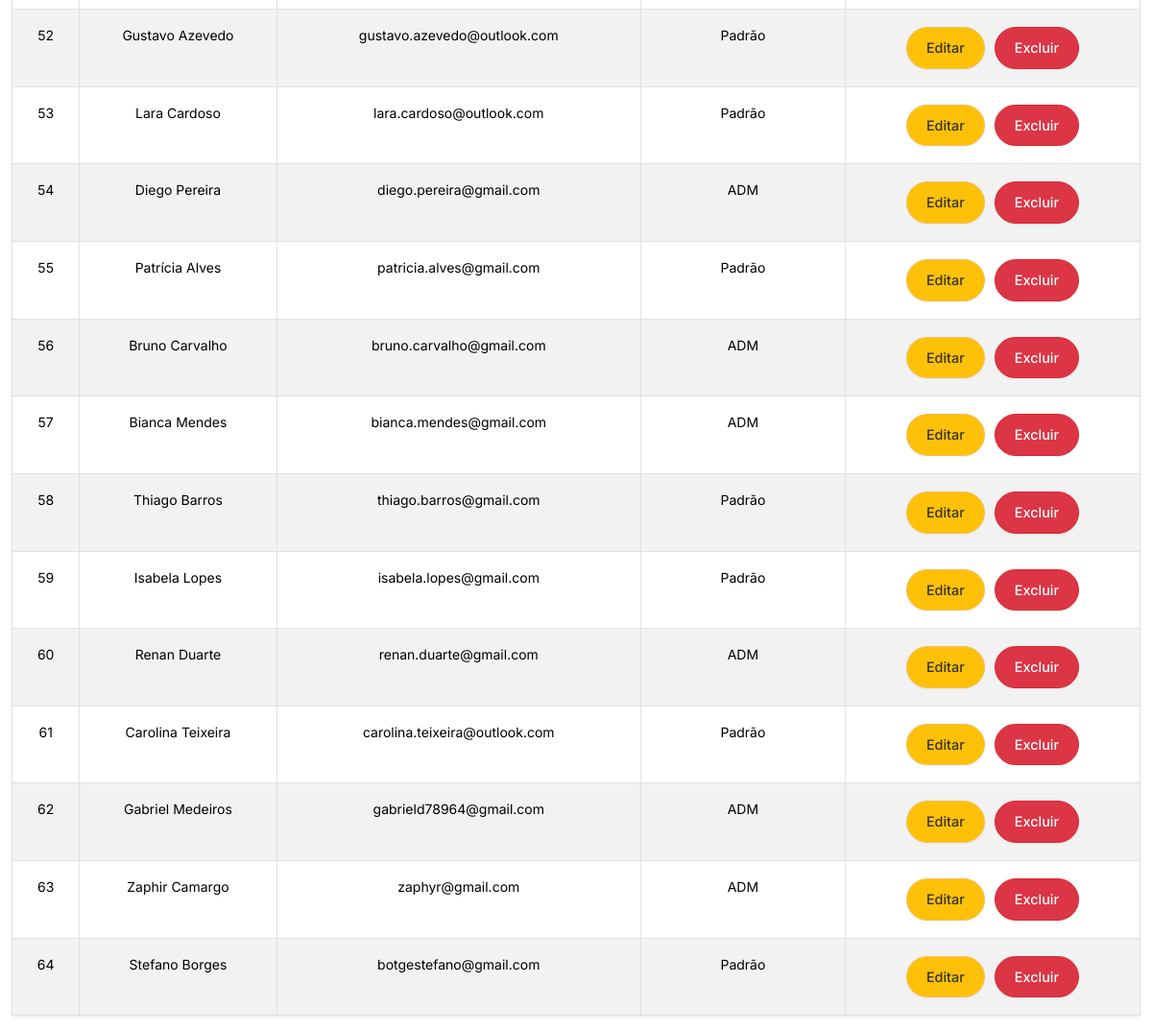
The page /listaUsuarios.php (lower part) on the database as committed earlier.
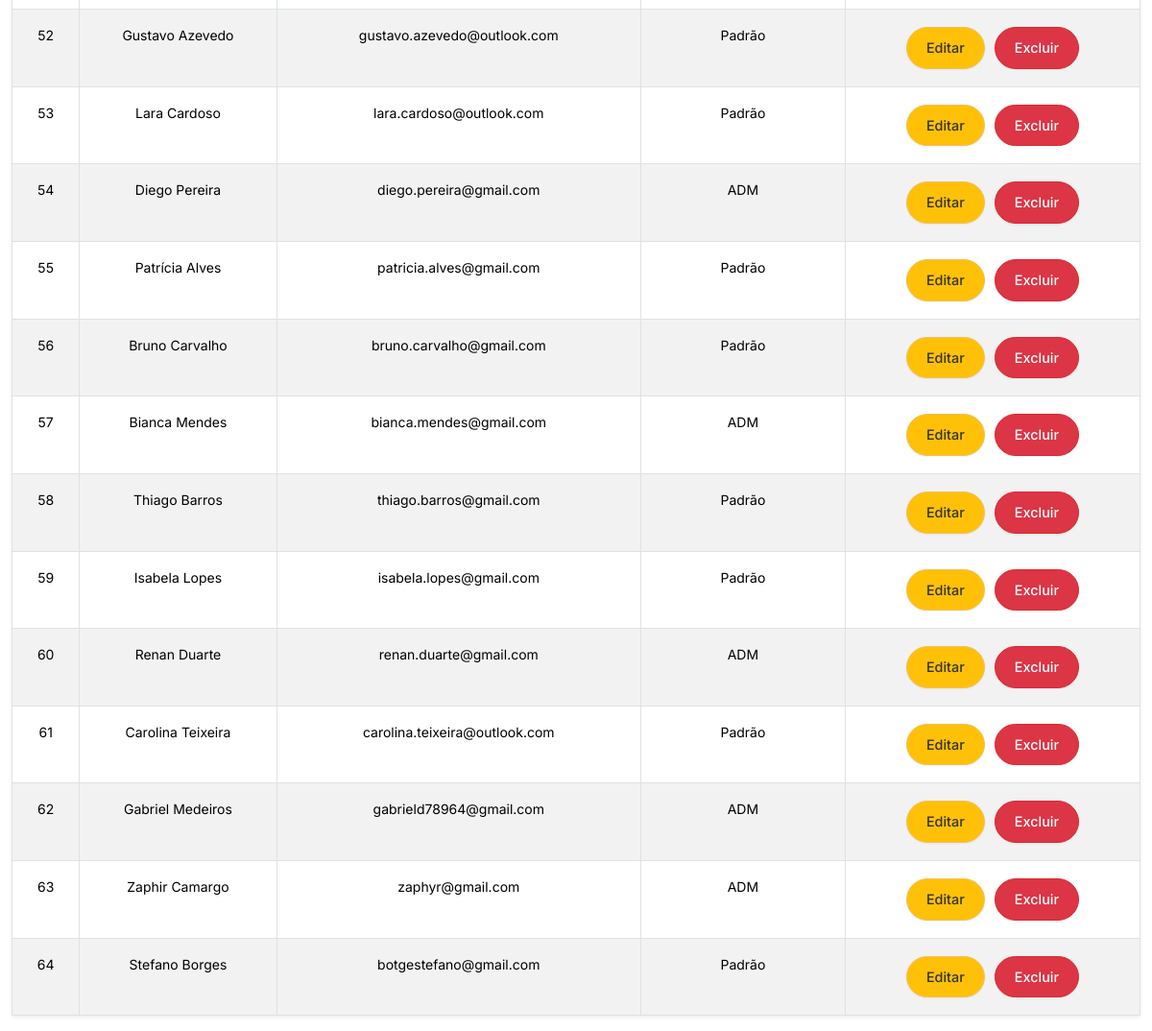
The same page on the database as committed later.
### tables this page shows
CREATE TABLE `usuario` (
  `id` int NOT NULL,
  `nome` varchar(50) NOT NULL,
  `email` varchar(100) NOT NULL,
  `senha` varchar(50) NOT NULL,
  `tipoUsuario` varchar(10) NOT NULL
);

### listaUsuarios.php (the view, shortened to what this page needs)
<?php
include 'conexao.php';
$searchTerm = isset($_POST['search']) ? $_POST['search'] : '';
if ($conn) {
    $stmt = $conn->prepare("SELECT * FROM usuario WHERE id LIKE ? OR nome LIKE ? OR email LIKE ? OR tipoUsuario LIKE ?");
    $searchTerm = "%" . $searchTerm . "%";
    $stmt->bind_param('ssss', $searchTerm, $searchTerm, $searchTerm, $searchTerm);
    $stmt->execute();
    $resultado = $stmt->get_result();
}
?>
<!DOCTYPE html>
<html lang="pt-BR">
<head>
    <link href="https://bootswatch.com/5/zephyr/bootstrap.min.css" rel="stylesheet">
    <link rel="stylesheet" href="src/style/index.css">
    <link rel="stylesheet" href="https://cdn.jsdelivr.net/npm/sweetalert2@11.6.8/dist/sweetalert2.min.css">
</head>
<body>
<div class="container">
    <?php if ($resultado->num_rows > 0): ?>
    <table class="table table-striped table-hover table-bordered shadow-sm">
        <tbody>
        <?php
        while ($row = $resultado->fetch_assoc()) {
            echo "<tr>";
            echo "<td>" . $row['id'] . "</td>";
            echo "<td>" . $row['nome'] . "</td>";
            echo "<td>" . $row['email'] . "</td>";
            echo "<td>" . $row['tipoUsuario'] . "</td>";
            echo "<td>";
            echo "<button class='btn btn-warning btn-editar' data-id='" . $row['id'] . "' data-nome='" . $row['nome'] . "' data-email='" . $row['email'] . "'>Editar</button>";
            echo "<button class='btn btn-danger btn-excluir' data-id='" . $row['id'] . "'>Excluir</button>";
            echo "</td>";
            echo "</tr>";
        }
        ?>
        </tbody>
        <?php else: ?>
            <p class="alert alert-warning">Não há usuários registrados com esse nome ou email.</p>
        <?php endif; ?>
</div>
</body>
</html>

Rows that differ between the two databases and show on the page:
changed usuario "Bruno Carvalho": tipoUsuario "ADM" → "Padrão"
